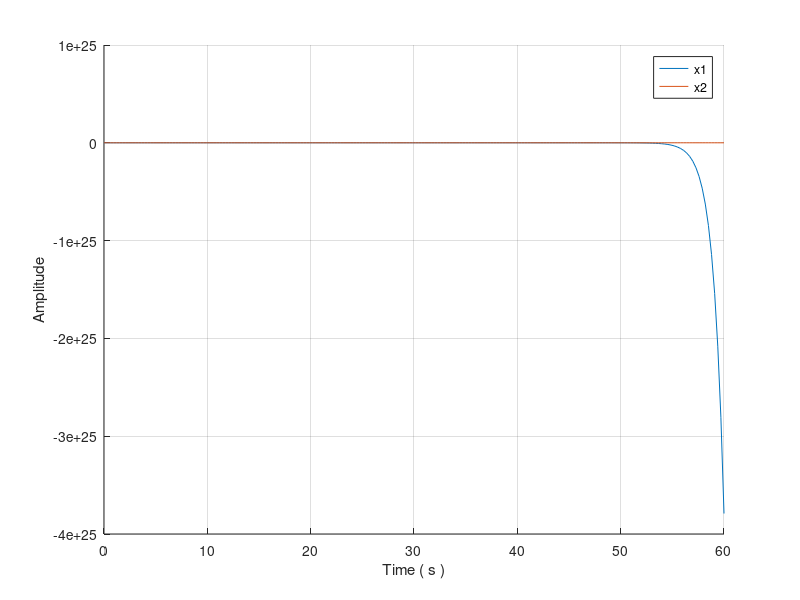

MATLAB code for this plot:
function script1()
  clear all; close all;
  to =0; % start time
  tf =60; % end time
  t = linspace(to,tf,200);
  xo(1) =-20; %inicial condition
  xo(2) =20;
  %%%global fileID
  %%%fileID = fopen('datos.txt', 'w');
  options1 = odeset('RelTol', 0.01);
  [t,x] = ode23(@(t, x)nonlinear(t, x), t, xo, options1) ;
  %%fclose(fileID);
  xlabel('Time ( s )')
  ylabel('Amplitude')
  hold on
  plot(t, x(:, 1))
  plot(t, x(:, 2))
  legend ('x1', 'x2');
  grid
function[xdot] = nonlinear(t, x)
  a = 1;
  k = 1;
  u=0; 
  % model dynamics
  xdot = [x(1)+a*sin(x(1))+x(2); u];
  %ls;
